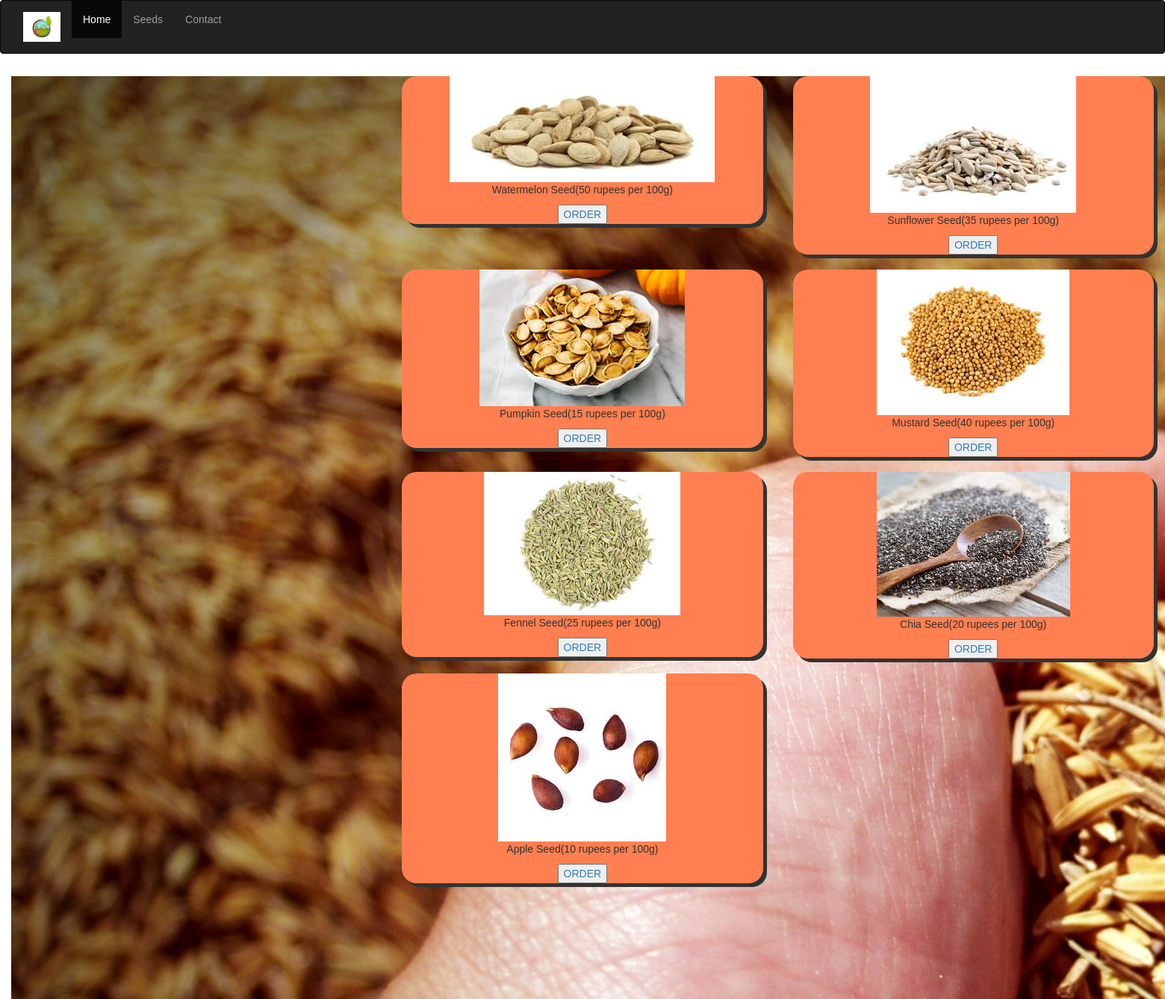
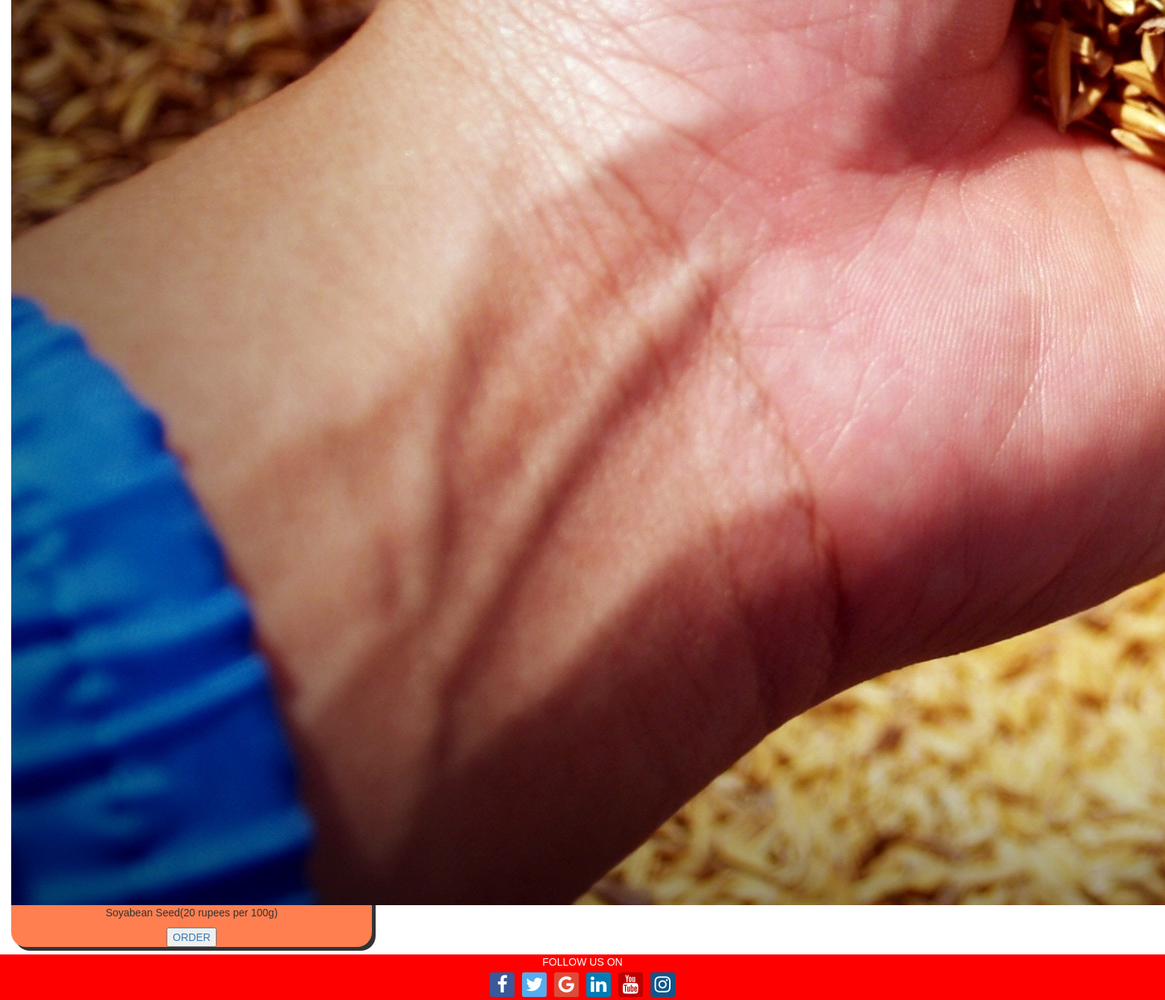
The app's page /seeds/ with its own data (2 pictures, top to bottom).
### website/models.py (models this page shows, shortened)
class Product(models.Model):
    name= models.CharField(max_length=200, null=True)
    description=models.CharField(max_length=200)
    image= models.ImageField(upload_to='images/')

### website/views.py (the view)
# urls.py: path('seeds/', views.seeds,name='seeds'),
def seeds(request):
   seeds_table =Product.objects.all()
   return render(request, 'website/seeds.html', {"content": seeds_table })

### website/templates/website/seeds.html
{% extends 'website/base.html' %}
{% load static %}
 {% block title %}
   <link rel="stylesheet" href="{% static 'css/seeds.css' %}">
 {% endblock  %}
{% block content %}
<div class="row">
  {% for i in content%}
  <div class="column">
    <div class="card">
      {% if i.image %}
        <img src="{{i.image.url}}">
      {% else %}
        <img src="{% static 'images/download.png' %}"/>
      {% endif%}
      <p>{{i.description}}</p>
      <button><a href="{% url 'create_order' i.id %}">ORDER</a></button>
    </div>
  </div>
  {% endfor %}
</div>
   {% endblock  %}

### website/templates/website/base.html (shortened to what this page needs)
{% load static %}
<!DOCTYPE html>
<html>
<head>
<link rel="stylesheet" href="https://maxcdn.bootstrapcdn.com/bootstrap/3.4.1/css/bootstrap.min.css">
<link rel="stylesheet" href="https://cdnjs.cloudflare.com/ajax/libs/font-awesome/4.7.0/css/font-awesome.min.css">
<link rel="stylesheet" type="text/css"  href="{% static '/css/base.css' %}">
{% block title%}{% endblock %}
</head>
<body>
<div class="main">
  <nav class="navbar navbar-inverse">
    <div class="container-fluid">
      <ul class="nav navbar-nav">
        <li> <a href="{% url '' %}"><img src="{% static "images/logo.jpg" %}" style="  width: 50px;"></a></li>
        <li class="active"><a href="{% url '' %}">Home</a></li>
        <li><a href="{% url 'seeds' %}">Seeds</a></li>
        <li><a href="{% url 'contact' %}">Contact</a></li>
      </ul>
    </div>
  </nav>
</div>
<div class="mobile-container">
{% block content %}
{% endblock %}
<div class="footer">
  <div>
    FOLLOW US ON
    <br>
    <a href="#" class="fa fa-facebook"></a>
    <a href="#" class="fa fa-twitter"></a>
    <a href="#" class="fa fa-google"></a>
    <a href="#" class="fa fa-linkedin"></a>
    <a href="#" class="fa fa-youtube"></a>
    <a href="#" class="fa fa-instagram"></a>
  </div>
</div>
</body>
</html>

### static/css/base.css (style rules this page uses)
* { box-sizing: border-box }
body { font-family: Verdana, sans-serif; margin:0 }
img { vertical-align: middle; }
.main { display: block; }
.active { background-color: #4CAF50; color: white; }
.active, .dot:hover { background-color: black; }
.footer { width: 100%; background-color: red; color: white; text-align: center; }
.footer:after { content: ""; display: table; clear: both; }
.fa { padding: 4px; font-size: 25px; width: 33px; text-align: center; text-decoration: none; margin: 4px 3px; border-radius: 9%; }
.fa-facebook { background: #3B5998; color: white; }
.fa-twitter { background: #55ACEE; color: white; }
.fa-google { background: #dd4b39; color: white; }
.fa-linkedin { background: #007bb5; color: white; }
.fa-youtube { background: #bb0000; color: white; }
.fa-instagram { background: #125688; color: white; }

### static/css/seeds.css (style rules this page uses)
* { box-sizing: border-box; }
body { font-family: Arial, Helvetica, sans-serif; }
.column { float: left; width: 33.33%; padding: 0 10px; }
.row { margin: 0 -5px; }
.row:after { content: ""; display: table; clear: both; }
.card { box-shadow: 0 4px 8px 0 rgba(0, 0, 0, 0.2); margin: 1rem 1rem 1rem 1rem; text-align: center; border-radius: 2rem; background-color: #FF7F50; box-shadow: 5px 5px; }

### records on screen
Product: image (picture), description "Soyabean Seed(20 rupees per 100g)"
Product: image (picture), description "Watermelon Seed(50 rupees per 100g)"
Product: image (picture), description "Sunflower Seed(35 rupees per 100g)"
Product: image (picture), description "Pumpkin Seed(15 rupees per 100g)"
Product: image (picture), description "Mustard Seed(40 rupees per 100g)"
Product: image (picture), description "Fennel Seed(25 rupees per 100g)"
Product: image (picture), description "Chia Seed(20 rupees per 100g)"
Product: image (picture), description "Apple Seed(10 rupees per 100g)"
